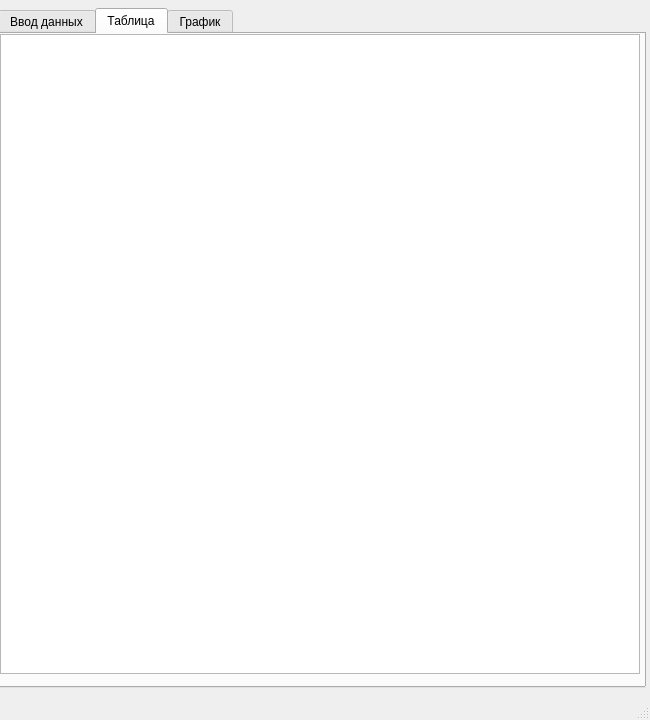
<?xml version="1.0" encoding="UTF-8"?>
<ui version="4.0">
 <class>main_window</class>
 <widget class="QMainWindow" name="main_window">
  <property name="geometry">
   <rect>
    <x>0</x>
    <y>0</y>
    <width>650</width>
    <height>720</height>
   </rect>
  </property>
  <property name="sizePolicy">
   <sizepolicy hsizetype="Expanding" vsizetype="Expanding">
    <horstretch>1</horstretch>
    <verstretch>1</verstretch>
   </sizepolicy>
  </property>
  <property name="windowTitle">
   <string>Extraction</string>
  </property>
  <widget class="QWidget" name="central_widget">
   <property name="sizePolicy">
    <sizepolicy hsizetype="Expanding" vsizetype="Expanding">
     <horstretch>1</horstretch>
     <verstretch>1</verstretch>
    </sizepolicy>
   </property>
   <widget class="QTabWidget" name="tab_widget">
    <property name="geometry">
     <rect>
      <x>-2</x>
      <y>8</y>
      <width>648</width>
      <height>680</height>
     </rect>
    </property>
    <property name="sizePolicy">
     <sizepolicy hsizetype="Expanding" vsizetype="Expanding">
      <horstretch>1</horstretch>
      <verstretch>1</verstretch>
     </sizepolicy>
    </property>
    <property name="currentIndex">
     <number>1</number>
    </property>
    <widget class="QWidget" name="tab_input">
     <property name="sizePolicy">
      <sizepolicy hsizetype="Expanding" vsizetype="Expanding">
       <horstretch>1</horstretch>
       <verstretch>1</verstretch>
      </sizepolicy>
     </property>
     <attribute name="title">
      <string>Ввод данных</string>
     </attribute>
     <widget class="QWidget" name="layoutWidget">
      <property name="geometry">
       <rect>
        <x>0</x>
        <y>0</y>
        <width>641</width>
        <height>591</height>
       </rect>
      </property>
      <layout class="QFormLayout" name="form_layout">
       <property name="sizeConstraint">
        <enum>QLayout::SetMinAndMaxSize</enum>
       </property>
       <item row="3" column="0">
        <widget class="QLabel" name="l_max">
         <property name="sizePolicy">
          <sizepolicy hsizetype="Expanding" vsizetype="Preferred">
           <horstretch>1</horstretch>
           <verstretch>0</verstretch>
          </sizepolicy>
         </property>
         <property name="text">
          <string>Макс. экстракций, &lt;b&gt;n&lt;/b&gt;</string>
         </property>
        </widget>
       </item>
       <item row="0" column="0">
        <widget class="QLabel" name="l_coef_exl">
         <property name="sizePolicy">
          <sizepolicy hsizetype="Expanding" vsizetype="Preferred">
           <horstretch>1</horstretch>
           <verstretch>0</verstretch>
          </sizepolicy>
         </property>
         <property name="text">
          <string>Коефицент экстракции, &lt;b&gt;D&lt;/b&gt;</string>
         </property>
        </widget>
       </item>
       <item row="2" column="0">
        <widget class="QLabel" name="l_vol_o">
         <property name="sizePolicy">
          <sizepolicy hsizetype="Expanding" vsizetype="Preferred">
           <horstretch>1</horstretch>
           <verstretch>0</verstretch>
          </sizepolicy>
         </property>
         <property name="text">
          <string>Объем органической фазы, &lt;b&gt;Vo&lt;/b&gt;</string>
         </property>
        </widget>
       </item>
       <item row="1" column="0">
        <widget class="QLabel" name="l_vol_w">
         <property name="sizePolicy">
          <sizepolicy hsizetype="Expanding" vsizetype="Preferred">
           <horstretch>1</horstretch>
           <verstretch>0</verstretch>
          </sizepolicy>
         </property>
         <property name="text">
          <string>Объем водной фазы, &lt;b&gt;Vw&lt;/b&gt;</string>
         </property>
        </widget>
       </item>
       <item row="1" column="1">
        <widget class="QDoubleSpinBox" name="vol_whater">
         <property name="sizePolicy">
          <sizepolicy hsizetype="Expanding" vsizetype="Fixed">
           <horstretch>0</horstretch>
           <verstretch>0</verstretch>
          </sizepolicy>
         </property>
         <property name="minimum">
          <double>0.010000000000000</double>
         </property>
         <property name="maximum">
          <double>99999.990000000005239</double>
         </property>
        </widget>
       </item>
       <item row="0" column="1">
        <widget class="QDoubleSpinBox" name="coef_extract">
         <property name="sizePolicy">
          <sizepolicy hsizetype="Expanding" vsizetype="Fixed">
           <horstretch>1</horstretch>
           <verstretch>0</verstretch>
          </sizepolicy>
         </property>
         <property name="maximum">
          <double>999.990000000000009</double>
         </property>
        </widget>
       </item>
       <item row="2" column="1">
        <widget class="QDoubleSpinBox" name="vol_organic">
         <property name="sizePolicy">
          <sizepolicy hsizetype="Expanding" vsizetype="Fixed">
           <horstretch>1</horstretch>
           <verstretch>0</verstretch>
          </sizepolicy>
         </property>
         <property name="minimum">
          <double>0.010000000000000</double>
         </property>
         <property name="maximum">
          <double>99999.990000000005239</double>
         </property>
        </widget>
       </item>
       <item row="3" column="1">
        <widget class="QSpinBox" name="max_iter">
         <property name="sizePolicy">
          <sizepolicy hsizetype="Expanding" vsizetype="Fixed">
           <horstretch>1</horstretch>
           <verstretch>0</verstretch>
          </sizepolicy>
         </property>
         <property name="minimum">
          <number>2</number>
         </property>
        </widget>
       </item>
       <item row="4" column="0">
        <widget class="QLabel" name="l_deg_ex">
         <property name="sizePolicy">
          <sizepolicy hsizetype="Expanding" vsizetype="Preferred">
           <horstretch>1</horstretch>
           <verstretch>0</verstretch>
          </sizepolicy>
         </property>
         <property name="text">
          <string>&lt;!DOCTYPE HTML PUBLIC &quot;-//W3C//DTD HTML 4.0//EN&quot; &quot;http://www.w3.org/TR/REC-html40/strict.dtd&quot;&gt;
&lt;html&gt;&lt;head&gt;&lt;meta name=&quot;qrichtext&quot; content=&quot;1&quot; /&gt;&lt;style type=&quot;text/css&quot;&gt;
p, li { white-space: pre-wrap; }
&lt;/style&gt;&lt;/head&gt;&lt;body style=&quot; font-family:'DejaVu Sans'; font-size:10pt; font-weight:400; font-style:normal;&quot;&gt;
&lt;p style=&quot; margin-top:0px; margin-bottom:0px; margin-left:0px; margin-right:0px; -qt-block-indent:0; text-indent:0px;&quot;&gt;Степень извлечения первой экстракции, &lt;span style=&quot; font-weight:600;&quot;&gt;R&lt;/span&gt;&lt;span style=&quot; font-weight:600; vertical-align:sub;&quot;&gt;1&lt;/span&gt;&lt;/p&gt;&lt;/body&gt;&lt;/html&gt;</string>
         </property>
        </widget>
       </item>
       <item row="4" column="1">
        <widget class="QDoubleSpinBox" name="deg_extract">
         <property name="sizePolicy">
          <sizepolicy hsizetype="Expanding" vsizetype="Fixed">
           <horstretch>1</horstretch>
           <verstretch>0</verstretch>
          </sizepolicy>
         </property>
         <property name="styleSheet">
          <string>QDoubleSpinBox#degExtract { color: rgb(170, 0, 0); font-weight: bold}</string>
         </property>
         <property name="readOnly">
          <bool>true</bool>
         </property>
         <property name="decimals">
          <number>4</number>
         </property>
         <property name="maximum">
          <double>100.000000000000000</double>
         </property>
        </widget>
       </item>
       <item row="5" column="1">
        <widget class="QPushButton" name="calc">
         <property name="sizePolicy">
          <sizepolicy hsizetype="Expanding" vsizetype="Fixed">
           <horstretch>0</horstretch>
           <verstretch>0</verstretch>
          </sizepolicy>
         </property>
         <property name="font">
          <font>
           <weight>75</weight>
           <bold>true</bold>
          </font>
         </property>
         <property name="text">
          <string>Пересчитать</string>
         </property>
         <property name="default">
          <bool>true</bool>
         </property>
        </widget>
       </item>
      </layout>
     </widget>
    </widget>
    <widget class="QWidget" name="tab_table">
     <property name="sizePolicy">
      <sizepolicy hsizetype="Expanding" vsizetype="Expanding">
       <horstretch>0</horstretch>
       <verstretch>0</verstretch>
      </sizepolicy>
     </property>
     <attribute name="title">
      <string>Таблица</string>
     </attribute>
     <widget class="QTableView" name="table_view">
      <property name="geometry">
       <rect>
        <x>0</x>
        <y>0</y>
        <width>640</width>
        <height>640</height>
       </rect>
      </property>
     </widget>
    </widget>
    <widget class="QWidget" name="tab_graph">
     <property name="sizePolicy">
      <sizepolicy hsizetype="Expanding" vsizetype="Expanding">
       <horstretch>1</horstretch>
       <verstretch>1</verstretch>
      </sizepolicy>
     </property>
     <attribute name="title">
      <string>График</string>
     </attribute>
     <widget class="QwtPlot" name="plot">
      <property name="geometry">
       <rect>
        <x>0</x>
        <y>0</y>
        <width>640</width>
        <height>640</height>
       </rect>
      </property>
      <property name="sizePolicy">
       <sizepolicy hsizetype="Expanding" vsizetype="Expanding">
        <horstretch>1</horstretch>
        <verstretch>1</verstretch>
       </sizepolicy>
      </property>
      <property name="sizeIncrement">
       <size>
        <width>1</width>
        <height>1</height>
       </size>
      </property>
     </widget>
    </widget>
   </widget>
  </widget>
  <widget class="QStatusBar" name="status_bar"/>
 </widget>
 <layoutdefault spacing="4" margin="4"/>
 <customwidgets>
  <customwidget>
   <class>QwtPlot</class>
   <extends>QFrame</extends>
   <header>qwt_plot.h</header>
  </customwidget>
 </customwidgets>
 <tabstops>
  <tabstop>coef_extract</tabstop>
  <tabstop>vol_whater</tabstop>
  <tabstop>vol_organic</tabstop>
  <tabstop>max_iter</tabstop>
 </tabstops>
 <resources/>
 <connections/>
</ui>
